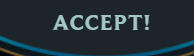
#> input picture accept.png, 194 x 56 px
$ python ConvertToBytesImage.py accept.png
#> lines starting #> are read from the running program, lines starting #| are printed output that depends on the picture
import numpy as np
import cv2
import io
import sys

img_name = sys.argv[1]

img = cv2.imread(img_name, 0)
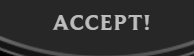
#> img: shape (56, 194); min 0, max 189, mean 49.2

# encode
is_success, buffer = cv2.imencode("that.png", img)
#> buffer = 1939 values, max 255 at index 603, min 0 at index 8, mean 126.2
io_buf = io.BytesIO(buffer)
buffer.tofile("imageasbytes.txt", ",")
print(buffer)
#> (printed output is left out)


# sd = ""

# ds = np.fromstring(sd,np.uint8,sep=",")
decode_img = cv2.imdecode(buffer, -1)
cv2.imshow("fgasd", decode_img)
cv2.waitKey()  # True
